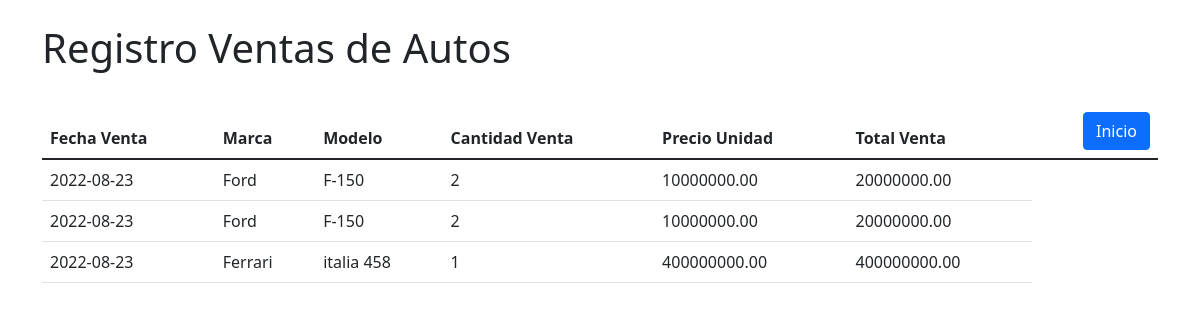
The page /tabla-ventas.php on the database its author committed.
### tables this page shows
CREATE TABLE `marca` (
  `id_marca` int(255) NOT NULL,
  `nombre_marca` varchar(255) NOT NULL
);

CREATE TABLE `ventas` (
  `id_venta` int(255) NOT NULL,
  `cantidad_venta` int(255) NOT NULL,
  `total_venta` decimal(18,2) NOT NULL,
  `fk_modelo` int(255) NOT NULL,
  `Fecha` date NOT NULL
);

CREATE TABLE `modelo` (
  `id_modelo` int(255) NOT NULL,
  `nombre_modelo` varchar(255) NOT NULL,
  `Stock_modelo` int(255) NOT NULL,
  `precio_unidad` decimal(12,2) NOT NULL,
  `fk_marca` int(255) NOT NULL
);

### tabla-ventas.php (the view)
<?php
require_once 'layout/header.php';
?>
        <table class="table">
            <thead>
                <tr>
                    <th>Fecha Venta</th>
                    <th>Marca</th>
                    <th>Modelo</th>
                    <th>Cantidad Venta</th>
                    <th>Precio Unidad</th>
                    <th>Total Venta</th>
                    <th><a class="btn btn-primary" href="index.php">Inicio</a></th>
                </tr>
            </thead>
            <tbody>
                <?php
                    $sql="SELECT * FROM marca INNER JOIN modelo ON marca.id_marca = modelo.fk_marca INNER JOIN ventas ON ventas.fk_modelo = modelo.id_modelo;";
                    $query = mysqli_query($conexion, $sql);
                    foreach($query as $row):
                ?>
                <tr>
                    <td><?=$row['Fecha']?></td>
                    <td><?=$row['nombre_marca']?></td>
                    <td><?=$row['nombre_modelo']?></td>
                    <td><?=$row['cantidad_venta']?></td>
                    <td><?=$row['precio_unidad']?></td>
                    <td><?=$row['total_venta']?></td>
                </tr>
                <?php
                    endforeach;
                ?>
            </tbody>
        </table>
    </div>
</body>
</html>

### layout/header.php (shortened to what this page needs)
<!DOCTYPE html>
<html lang="en">
<head>
    <link href="https://cdn.jsdelivr.net/npm/bootstrap@5.1.3/dist/css/bootstrap.min.css" rel="stylesheet">
    <link rel="stylesheet" href="css/style.css">
</head>
<body>
    <div class="container">
        <br>
        <h1>Registro Ventas de Autos</h1>
        <br>

### css/style.css (style rules this page uses)
.container a { float: right; display: inline-block; }

### rows shown on the page
marca: ventas.Fecha "2022-08-23", nombre_marca "Ford", modelo.nombre_modelo "F-150", ventas.cantidad_venta "2", modelo.precio_unidad "10000000.00", ventas.total_venta "20000000.00"
marca: ventas.Fecha "2022-08-23", nombre_marca "Ferrari", modelo.nombre_modelo "italia 458", ventas.cantidad_venta "1", modelo.precio_unidad "400000000.00", ventas.total_venta "400000000.00"
